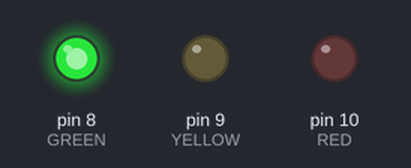
A sketch run on a simulated Arduino Uno, built with avr-gcc and run on an emulated ATmega328P. On the bench: output pins drawn as LEDs (lit = HIGH).

Above: at 0.2 s.
At 1.2 s:
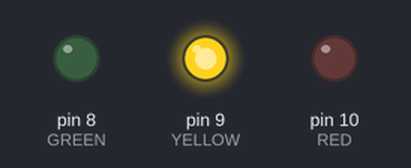
At 4.2 s:
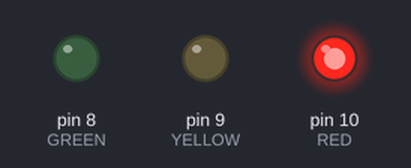
At 7.2 s:
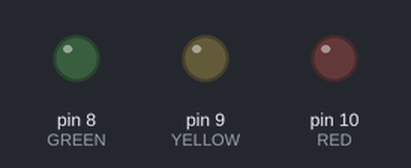
Timing chart, 0 to 10.4 s (numbered marks = the images above):
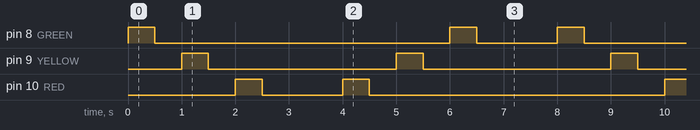

Measured:
- by itself, pin 8 (GREEN): repeats every 8.0 s: LOW 5.5 s, HIGH 0.50 s, LOW 1.5 s, HIGH 0.50 s
- by itself, pin 9 (YELLOW): alternates HIGH for 0.50 s and LOW for 3.5 s
- by itself, pin 10 (RED): repeats every 8.0 s: LOW 1.5 s, HIGH 0.50 s, LOW 5.5 s, HIGH 0.50 s

The sketch:

lab_3_c.ino
```cpp
// simulation available at https://www.tinkercad.com/things/2aNhVSX1XmL?sharecode=d3txOwnwvQFrvz4MiCiVfNsYN24MaFHmtOpw6lamzp4

// C++ code
// simulating 4-state traffic light system

// initialize variables
int RED = 10;
int YELLOW = 9;
int GREEN = 8;

void setup()
{
  pinMode(RED, OUTPUT);
  pinMode(YELLOW, OUTPUT);
  pinMode(GREEN, OUTPUT);
}

void loop()
{
  // green -> yellow -> red
  digitalWrite(GREEN, HIGH);
  delay(500);
  digitalWrite(GREEN, LOW);
  delay(500);
  digitalWrite(YELLOW, HIGH);
  delay(500);
  digitalWrite(YELLOW, LOW);
  delay(500);
  digitalWrite(RED, HIGH);
  delay(500);
  digitalWrite(RED, LOW);
  delay(500);

  // wait for some time
  delay(1000);

  // red -> yellow -> green
  digitalWrite(RED, HIGH);
  delay(500);
  digitalWrite(RED, LOW);
  delay(500);
  digitalWrite(YELLOW, HIGH);
  delay(500);
  digitalWrite(YELLOW, LOW);
  delay(500);
  digitalWrite(GREEN, HIGH);
  delay(500);
  digitalWrite(GREEN, LOW);
  delay(500);

  // wait for some time
  delay(1000);
}
```
